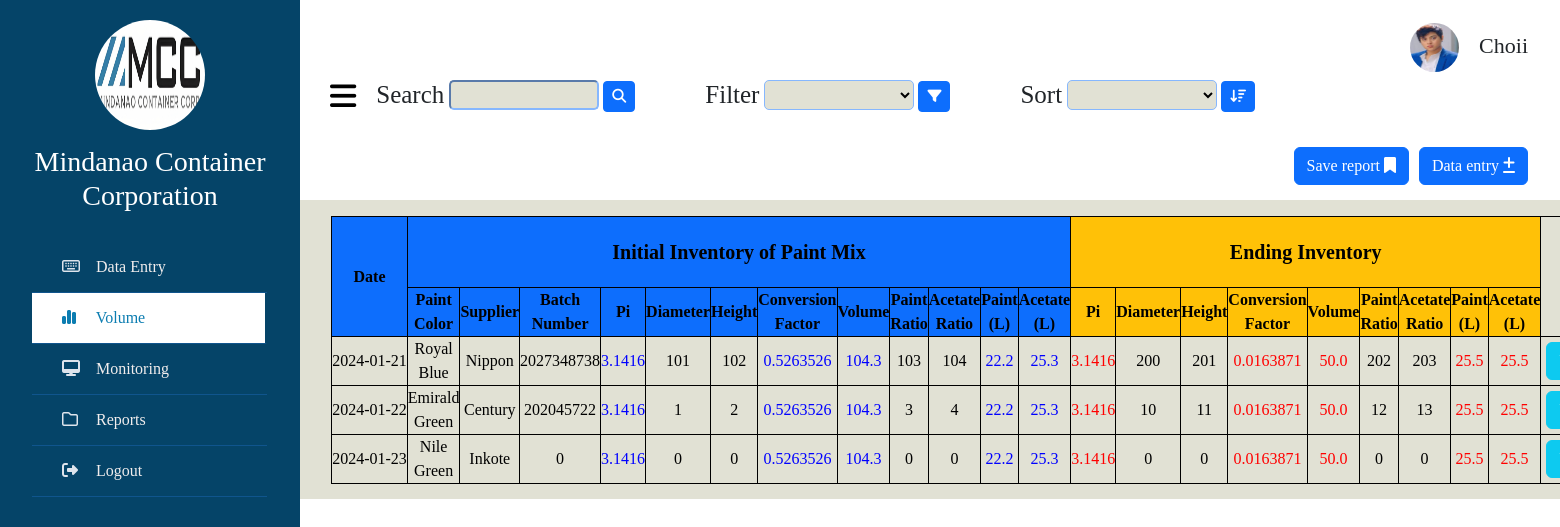
/volume.php, run on the app's committed database.
### tables this page shows
CREATE TABLE `tbl_user` (
  `userID` int(100) NOT NULL,
  `Level` varchar(100) NOT NULL,
  `Name` varchar(100) NOT NULL,
  `Username` varchar(100) NOT NULL,
  `Contact` varchar(100) NOT NULL,
  `Address` varchar(100) NOT NULL,
  `Profile_image` varchar(100) NOT NULL,
  `Email` varchar(100) NOT NULL,
  `Password` varchar(100) NOT NULL
);

CREATE TABLE `tbl_entry` (
  `EntryID` int(100) NOT NULL,
  `userID` int(100) NOT NULL,
  `customerID` int(100) NOT NULL,
  `paintID` int(100) NOT NULL,
  `date` date NOT NULL,
  `batchNumber` int(100) NOT NULL,
  `diameter` int(100) NOT NULL,
  `height` int(100) NOT NULL,
  `paintRatio` int(100) NOT NULL,
  `acetateRatio` int(100) NOT NULL,
  `NewacetateL` int(100) NOT NULL,
  `NewpaintL` int(100) NOT NULL,
  `sprayViscosity` int(100) NOT NULL,
  `quantity` int(100) NOT NULL,
  `Endingdiameter` int(100) NOT NULL,
  `Endingheight` int(100) NOT NULL,
  `EndingpaintRatio` int(100) NOT NULL,
  `EndingacetateRatio` int(100) NOT NULL,
  `paintYield` int(100) NOT NULL,
  `acetateYield` int(100) NOT NULL,
  `remarks` varchar(100) NOT NULL
);

CREATE TABLE `tbl_paint` (
  `paintID` int(100) NOT NULL,
  `supplierID` int(100) NOT NULL,
  `DetailsID` int(100) NOT NULL,
  `paint_color` varchar(100) NOT NULL
);

CREATE TABLE `tbl_supplier` (
  `supplierID` int(100) NOT NULL,
  `supplier_name` varchar(100) NOT NULL,
  `newSupplier_name` varchar(100) NOT NULL
);

### volume.php (the view, shortened to what this page needs)
<?php
 include 'connect.php';
 $id = 1;
 $sql="Select * from `tbl_user` where userID=$id";
 $result=mysqli_query($con,$sql);
 $row=mysqli_fetch_assoc($result);
$Username=$row['Username'];
$Profile_image = $row['Profile_image'];
?>
<?php
include 'connect.php';
$sql = "SELECT
    paint.paint_color,
    supplier.supplier_name,
    entry.*
    FROM tbl_entry AS entry
    LEFT JOIN tbl_paint AS paint ON entry.paintID = paint.paintID
    LEFT JOIN tbl_supplier AS supplier ON paint.supplierID = supplier.supplierID";
$result = mysqli_query($con, $sql);
?>
<!DOCTYPE html>
<html lang="en">
<head>
    <link href="https://cdn.jsdelivr.net/npm/bootstrap@5.3.0-alpha3/dist/css/bootstrap.min.css" rel="stylesheet">
    <link rel="stylesheet" href="https://cdnjs.cloudflare.com/ajax/libs/font-awesome/6.5.1/css/all.min.css" />
</head>
<body>
<div class="wrapper">
        <div class="section">
        <div class="admin_profile">
                   <img src="uploaded_image/<?php echo $Profile_image; ?>" class="img-admin" id="image">
                <h4 style="margin-left:17px; font-size:22px; margin-top:13px; text-align:right;">
                <?php echo $Username; ?>
            </h4>
                </div>
            <div class="top_navbar">
                <div class="hamburger">
                    <a href="#">
                        <i class="fas fa-bars"></i>
                    </a>
                </div>
                <h4 style="font-size:25px; margin-top:5px; margin-left:20px;">Search</h4>
                <form method="post">
                <input type="text" name="search" class="searchfield">
                <button class="btn btn-primary btn-sm" name="submit">
                <i class="fas fa-search"></i>
               </button>
               </form>
                <h4 style="font-size:25px; margin-top:5px; margin-left:70px;">Filter</h4>
                <form action="#" method="post">
                <select name="" class="filterfield">
                   <option value="" disabled selected></option>
                   <option value="admin">Paint color</option>
                 </select>
                 <button class="btn btn-primary btn-sm"><i class="fa-solid fa-filter"></i></button>
               </form>
               <h4 style="font-size:25px; margin-top:5px; margin-left:70px;">Sort</h4>
                <form action="#" method="post">
                <select name="Level" class="sortfield">
                   <option value="" disabled selected></option>
                   <option value="admin">Ascending</option>
                 </select>
                 <button class="btn btn-primary btn-sm"><i class="fa-solid fa-arrow-down-wide-short"></i></button>
               </form>
            </div>
            <div class="btn_opt">
                <button class="btn btn-primary">Save report <i class="fa-solid fa-bookmark"></i></button>
                <button class="btn btn-primary" style="margin-left:10px;">Data entry <i class="fa-solid fa-plus-minus"></i></button>
            </div>
            <div class="container3 target">
            <table class="table table-striped">
            <table style="width: calc(100%);">
                  <tr>
                  <th scope="col" rowspan="2" class="bg-primary"> Date </th>
                  <th scope="col" colspan="12" class="bg-primary" style="padding-top:20px; padding-bottom:20px; font-size:20px;">Initial Inventory of Paint Mix</th>
                  <th scope="col" colspan="9" class="bg-warning" style="font-size:20px;">Ending Inventory</th>
                  <th scope="col" rowspan="2">Operation</th>
                  </tr>
                  <tr>
                  <th class="bg-primary">Paint Color</th>
                  <th class="bg-primary">Supplier</th>
                  <th class="bg-primary">Batch Number</th>
                  <th class="bg-primary">Pi</th>
                  <th class="bg-primary">Diameter</th>
                  <th class="bg-primary">Height</th>
                  <th class="bg-primary">Conversion Factor</th>
                  <th class="bg-primary">Volume</th>
                  <th class="bg-primary">Paint Ratio</th>
                  <th class="bg-primary">Acetate Ratio</th>
                  <th class="bg-primary">Paint (L)</th>
                  <th class="bg-primary">Acetate (L)</th>
                  <th class="bg-warning">Pi</th>
                  <th class="bg-warning">Diameter</th>
                  <th class="bg-warning">Height</th>
                  <th class="bg-warning">Conversion Factor</th>
                  <th class="bg-warning">Volume</th>
                  <th class="bg-warning">Paint Ratio</th>
                  <th class="bg-warning">Acetate Ratio</th>
                  <th class="bg-warning">Paint (L)</th>
                  <th class="bg-warning">Acetate (L)</th>
                  </tr>
                <tbody>
                <?php
            while ($row = mysqli_fetch_assoc($result)) {
                echo "<tr class='edit-row' data-entry-id='{$row['EntryID']}' data-date='{$row['date']}' data-paint-color='{$row['paint_color']}'
                data-supplier-name='{$row['supplier_name']}' data-batch-number='{$row['batchNumber']}' data-diameter='{$row['diameter']}'
                data-height='{$row['height']}' data-paint-ratio='{$row['paintRatio']}' data-acetate-ratio='{$row['acetateRatio']}'
                data-endingdiameter='{$row['Endingdiameter']}' data-endingheight='{$row['Endingheight']}' data-endingpaintratio='{$row['EndingpaintRatio']}'
                data-endingacetateratio='{$row['EndingacetateRatio']}'>";
                echo "<td class='date-cell'>{$row['date']}</td>";
                echo "<td>{$row['paint_color']}</td>";
                echo "<td>{$row['supplier_name']}</td>";
                echo "<td>{$row['batchNumber']}</td>";
                echo "<td style='color:blue;'>3.1416</td>";
                echo "<td>{$row['diameter']}</td>";
                echo "<td>{$row['height']}</td>";
                echo "<td style='color:blue;'>0.5263526</td>";
                echo "<td style='color:blue;'>104.3</td>";
                echo "<td>{$row['paintRatio']}</td>";
                echo "<td>{$row['acetateRatio']}</td>";
                echo "<td style='color:blue;'>22.2</td>";
                echo "<td style='color:blue;'>25.3</td>";
                echo "<td style='color:red;'>3.1416</td>";
                echo "<td>{$row['Endingdiameter']}</td>";
                echo "<td>{$row['Endingheight']}</td>";
                echo "<td style='color:red;'>0.0163871</td>";
                echo "<td style='color:red;'>50.0</td>";
                echo "<td>{$row['EndingpaintRatio']}</td>";
                echo "<td>{$row['EndingacetateRatio']}</td>";
                echo "<td style='color:red;'>25.5</td>";
                echo "<td style='color:red;'>25.5</td>";
                echo "<td class='crud'><div style='display: flex; gap: 10px;'>
                <button class='btn btn-info text-light editbtn'>Update</button>
                <button class='btn btn-danger confirm_dltbtn' data-entry-id='{$row['EntryID']}'>Delete</button>
                </div></td>";
                echo "</tr>";
            }
            ?>
        </tbody>
        </table>
        </div>
    </div>
     <div class="sidebar">
           <div class="profile">
            <img src="IMAGES/logo.jpg" alt="profile_picture">
            <h3>Mindanao Container Corporation</h3>
        </div>
            <ul>
                <li>
                    <a href="dataEntry.php">
                        <span class="icon"><i class="fa-regular fa-keyboard"></i></span>
                        <span class="item">Data Entry</span>
                    </a>
                </li>
                <li>
                    <a href="volume.php" class="active">
                        <span class="icon"><i class="fa-solid fa-chart-simple"></i></span>
                        <span class="item">Volume</span>
                    </a>
                </li>
                <li>
                    <a href="monitoring.php">
                        <span class="icon"><i class="fas fa-desktop"></i></span>
                        <span class="item">Monitoring</span>
                    </a>
                </li>
                <li>
                    <a href="report.php">
                        <span class="icon"><i class="fa-regular fa-folder"></i></span>
                        <span class="item">Reports</span>
                    </a>
                </li>
                <li>
                <a href="#" id="logoutButton">
                        <span class="icon"><i class="fas fa-sign-out-alt"></i></span>
                        <span class="item">Logout</span>
                    </a>
                </li>
            </ul>
        </div>
        </div>
</body>
</html>

### volume.php (style rules this page uses)
* { list-style: none; text-decoration: none; margin: 0; padding: 0; box-sizing: border-box; font-family: 'Noto+Serif+Makasar'; }
body { background: white; }
.wrapper .sidebar { background: rgb(5, 68, 104); position: fixed; top: 0; left: 0; width: 300px; height: 100%; padding: 20px 0; transition: all 0.5s ease; }
.wrapper .sidebar .profile { margin-bottom: 30px; text-align: center; }
.wrapper .sidebar .profile img { display: block; width: 110px; height: 110px; border-radius: 50%; margin: 0 auto; }
.wrapper .sidebar .profile h3 { color: #ffffff; margin: 15px 0 5px; }
.wrapper .sidebar ul li a { display: block; padding: 13px 30px; border-bottom: 1px solid #10558d; color: rgb(241, 237, 237); font-size: 16px; position: relative; margin-right: 33px; text-decoration: none; }
.wrapper .sidebar ul li a .icon { color: #dee4ec; width: 30px; display: inline-block; }
.wrapper .sidebar ul li a:hover, .wrapper .sidebar ul li a.active { color: #0c7db1; background:white; border-right: 2px solid rgb(5, 68, 104); }
.wrapper .sidebar ul li a:hover .icon, .wrapper .sidebar ul li a.active .icon { color: #0c7db1; }
.wrapper .sidebar ul li a:hover:before, .wrapper .sidebar ul li a.active:before { display: block; }
.wrapper .section { width: calc(100% - 300px); margin-left: 300px; transition: all 0.5s ease; }
.wrapper .section .top_navbar { background: white; height: 2px; display: flex; align-items: center; padding: 0 30px; margin-top:20px; }
.wrapper .section .top_navbar .hamburger a { font-size: 30px; color: black; }
.admin_profile { display:flex; justify-content:flex-end; margin-top:20px; margin-right:32px; }
.img-admin { height: 55px; width: 55px; border-radius: 50%; border: 3px solid transparent; }
img { height: 50px; width: 50px; border-radius: 50%; }
table, th, td { border: 1px solid black; border-collapse: collapse; text-align: center; color: black; }
.date-cell { white-space: nowrap; }
.crud { text-align: left; padding:5px; }
.container3, .container3-fluid, .container3-lg, .container3-md, .container3-sm, .container3-xl, .container3-xxl { --bs-gutter-x: 3.9rem; --bs-gutter-y: 0; width: 100%; padding-right: calc(var(--bs-gutter-x) * .5); padding-left: calc(var(--bs-gutter-x) * .5); padding-bottom:15px; margin-top:15px; margin-right: auto; margin-left: auto; background-color:rgb(225, 225, 212); }
.searchfield { width: 150px; height:30px; margin-left:5px; background-color:rgb(225, 225, 212); border-color:#86b7fe; border-radius:5px; }
.filterfield { width: 150px; height:30px; margin-left:5px; background-color:rgb(225, 225, 212); border-color:#86b7fe; border-radius:5px; }
.sortfield { width: 150px; height:30px; margin-left:5px; background-color:rgb(225, 225, 212); border-color:#86b7fe; border-radius:5px; }
.btn_opt { display: flex; justify-content: flex-end; margin-top:50px; margin-right:32px; }

### data on the page
tbl_user: Profile_image (picture), Username "Choii"
tbl_entry: date "2024-01-21", paintID.paint_color "Royal Blue", tbl_supplier.supplier_name "Nippon", batchNumber "2027348738", diameter "101", height "102", paintRatio "103", acetateRatio "104", Endingdiameter "200", Endingheight "201", EndingpaintRatio "202", EndingacetateRatio "203"
tbl_entry: date "2024-01-22", paintID.paint_color "Emirald Green", tbl_supplier.supplier_name "Century", batchNumber "202045722", diameter "1", height "2", paintRatio "3", acetateRatio "4", Endingdiameter "10", Endingheight "11", EndingpaintRatio "12", EndingacetateRatio "13"
tbl_entry: date "2024-01-23", paintID.paint_color "Nile Green", tbl_supplier.supplier_name "Inkote", batchNumber "0", diameter "0", height "0", paintRatio "0", acetateRatio "0", Endingdiameter "0", Endingheight "0", EndingpaintRatio "0", EndingacetateRatio "0"
